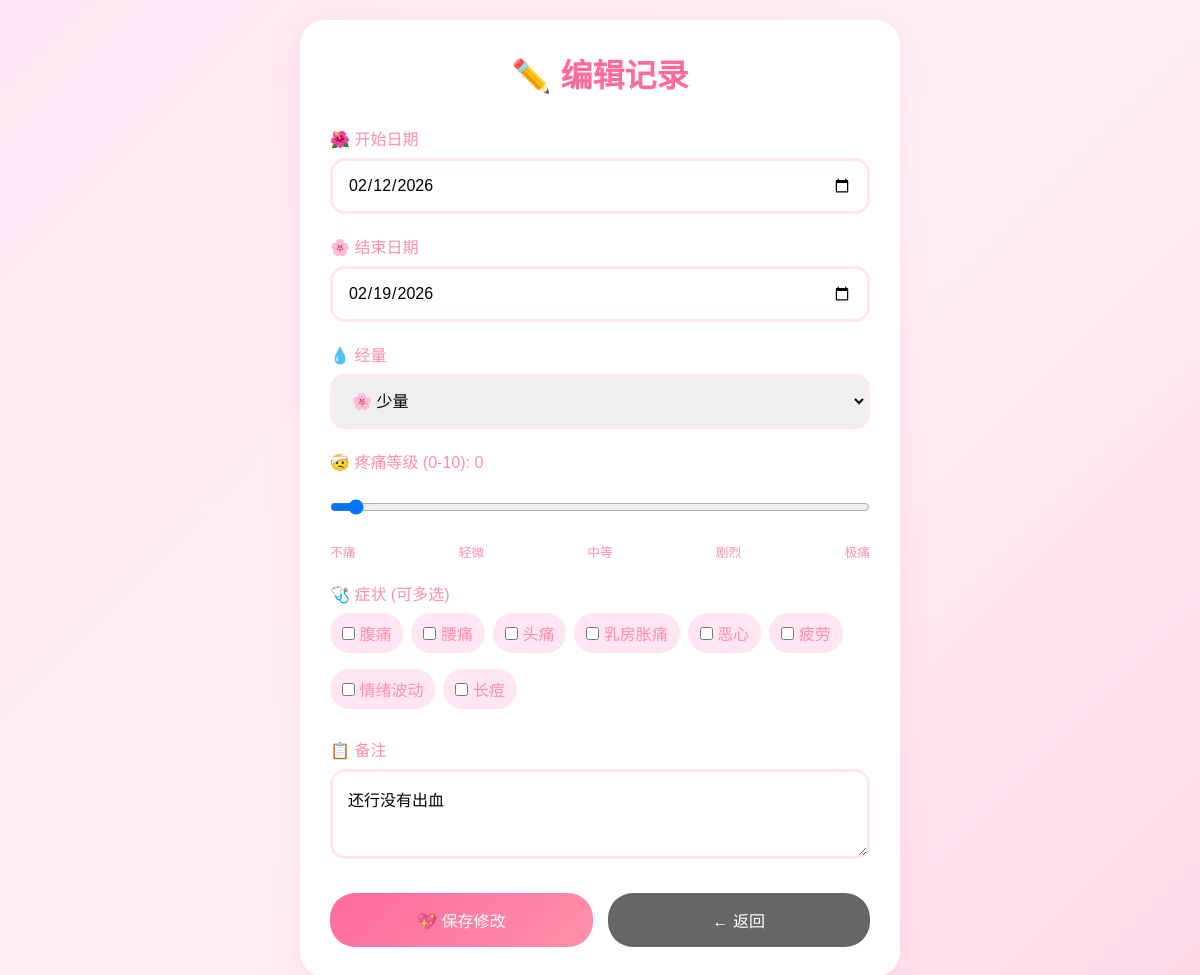
Page /edit_page/2 (signed in) on the committed database.
### app.py (models this page shows)
class Period(db.Model):
    id = db.Column(db.Integer, primary_key=True)
    user_id = db.Column(db.Integer, db.ForeignKey('user.id'), nullable=False)
    start_date = db.Column(db.Date, nullable=False)
    end_date = db.Column(db.Date, nullable=False)
    flow = db.Column(db.String(20), default='medium')
    pain_level = db.Column(db.Integer, default=0)  # 疼痛等级 0-10
    symptoms = db.Column(db.String(200))  # 症状，多个用逗号分隔
    notes = db.Column(db.Text)
    created_at = db.Column(db.DateTime, default=datetime.now)

### app.py (the view, shortened to what this page needs)
@app.route('/edit_page/<int:period_id>', methods=['GET', 'POST'])
@login_required
def edit_page(period_id):
    period = Period.query.get_or_404(period_id)
    if period.user_id != current_user.id:
        flash('无权修改此记录', 'error')
        return redirect(url_for('index'))
    return render_template('edit_period.html', period=period)

### app.py (called while the page is built)
@login_manager.user_loader
def load_user(user_id):
    return User.query.get(int(user_id))

### templates/edit_period.html (shortened to what this page needs)
<!DOCTYPE html>
<html lang="zh-CN">
<head>
</head>
<body>
    <div class="container">
        <div class="card">
            <h1>✏️ 编辑记录</h1>
            <form method="POST">
                <div class="form-group">
                    <label>🌺 开始日期</label>
                    <input type="date" name="start_date" value="{{ period.start_date.strftime('%Y-%m-%d') }}" required>
                </div>
                <div class="form-group">
                    <label>🌸 结束日期</label>
                    <input type="date" name="end_date" value="{{ period.end_date.strftime('%Y-%m-%d') }}" required>
                </div>
                <div class="form-group">
                    <label>💧 经量</label>
                    <select name="flow">
                        <option value="light" {% if period.flow == 'light' %}selected{% endif %}>🌸 少量</option>
                    </select>
                </div>
                <div class="form-group">
                    <label>🤕 疼痛等级 (0-10): <span id="pain-value">{{ period.pain_level or 0 }}</span></label>
                    <input type="range" name="pain_level" min="0" max="10" value="{{ period.pain_level or 0 }}" oninput="document.getElementById('pain-value').textContent = this.value" style="width:100%;">
                    <div style="display:flex;justify-content:space-between;color:#ff8fab;font-size:0.8em;margin-top:5px;">
                        <span>不痛</span><span>轻微</span><span>中等</span><span>剧烈</span><span>极痛</span>
                    </div>
                </div>
                <div class="form-group">
                    <label>🩺 症状 (可多选)</label>
                    <div class="symptoms-grid">
                        {% set current_symptoms = (period.symptoms or '').split(',') %}
                        <label class="symptom-label">
                            <input type="checkbox" name="symptoms" value="腹痛" {% if '腹痛' in current_symptoms %}checked{% endif %}> 腹痛
                        </label>
                        <label class="symptom-label">
                            <input type="checkbox" name="symptoms" value="腰痛" {% if '腰痛' in current_symptoms %}checked{% endif %}> 腰痛
                        </label>
                        <label class="symptom-label">
                            <input type="checkbox" name="symptoms" value="头痛" {% if '头痛' in current_symptoms %}checked{% endif %}> 头痛
                        </label>
                        <label class="symptom-label">
                            <input type="checkbox" name="symptoms" value="乳房胀痛" {% if '乳房胀痛' in current_symptoms %}checked{% endif %}> 乳房胀痛
                        </label>
                        <label class="symptom-label">
                            <input type="checkbox" name="symptoms" value="恶心" {% if '恶心' in current_symptoms %}checked{% endif %}> 恶心
                        </label>
                        <label class="symptom-label">
                            <input type="checkbox" name="symptoms" value="疲劳" {% if '疲劳' in current_symptoms %}checked{% endif %}> 疲劳
                        </label>
                        <label class="symptom-label">
                            <input type="checkbox" name="symptoms" value="情绪波动" {% if '情绪波动' in current_symptoms %}checked{% endif %}> 情绪波动
                        </label>
                        <label class="symptom-label">
                            <input type="checkbox" name="symptoms" value="长痘" {% if '长痘' in current_symptoms %}checked{% endif %}> 长痘
                        </label>
                    </div>
                </div>
                <div class="form-group">
                    <label>📋 备注</label>
                    <textarea name="notes" rows="3" placeholder="备注信息">{{ period.notes or '' }}</textarea>
                </div>
                <div class="btn-group">
                    <button type="submit" class="btn btn-submit">💖 保存修改</button>
                    <a href="{{ url_for('index') }}" class="btn btn-back">← 返回</a>
                </div>
            </form>
        </div>
    </div>
</body>
</html>

### templates/edit_period.html (style rules this page uses)
* { margin: 0; padding: 0; box-sizing: border-box; }
body { font-family: 'Noto Sans SC', sans-serif; background: linear-gradient(135deg, #ffe6f2 0%, #fff0f5 50%, #ffdae6 100%); min-height: 100vh; padding: 20px; }
.container { max-width: 600px; margin: 0 auto; }
.card { background: white; border-radius: 25px; padding: 30px; box-shadow: 0 10px 30px rgba(255, 182, 193, 0.3); }
h1 { color: #ff6b9d; text-align: center; margin-bottom: 30px; }
.form-group { margin-bottom: 20px; }
.form-group label { display: block; color: #ff8fab; margin-bottom: 8px; font-weight: 500; }
.form-group input, .form-group select, .form-group textarea { width: 100%; padding: 15px; border: 3px solid #ffe6f2; border-radius: 15px; font-size: 16px; font-family: 'Noto Sans SC', sans-serif; }
.btn-group { display: flex; gap: 15px; margin-top: 30px; }
.btn { flex: 1; padding: 15px; border: none; border-radius: 25px; font-size: 16px; cursor: pointer; text-align: center; text-decoration: none; font-family: 'Noto Sans SC', sans-serif; }
.btn-submit { background: linear-gradient(135deg, #ff6b9d, #ff8fab); color: white; }
.btn-back { background: #666; color: white; }
.symptoms-grid { display: flex; flex-wrap: wrap; gap: 8px; margin-top: 8px; }
.symptom-label { display: flex; align-items: center; gap: 5px; padding: 8px 12px; background: #ffe6f2; border-radius: 20px; cursor: pointer; }
.symptom-label input { width: auto; }

### rows in the picture
Period: start_date "02/12/2026", end_date "02/19/2026", flow "🌸 少量", pain_level "0", notes "还行没有出血"
